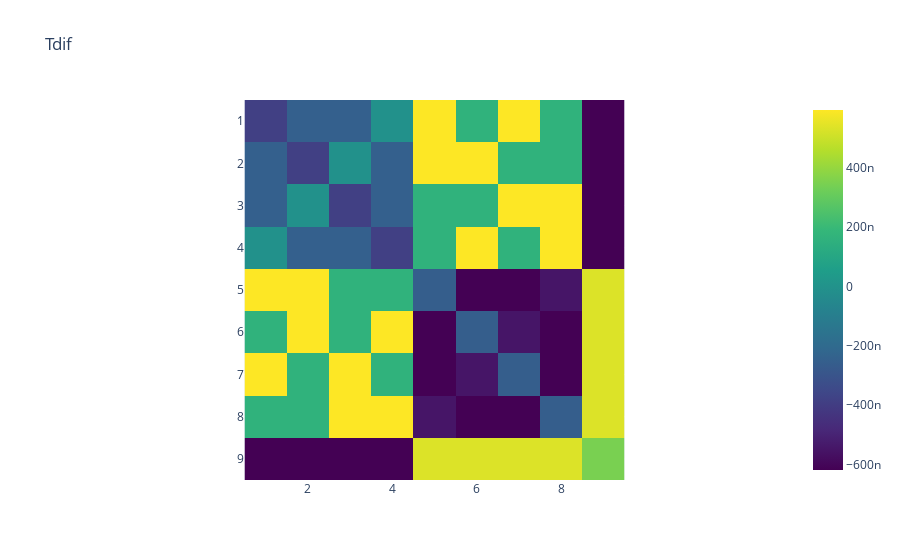
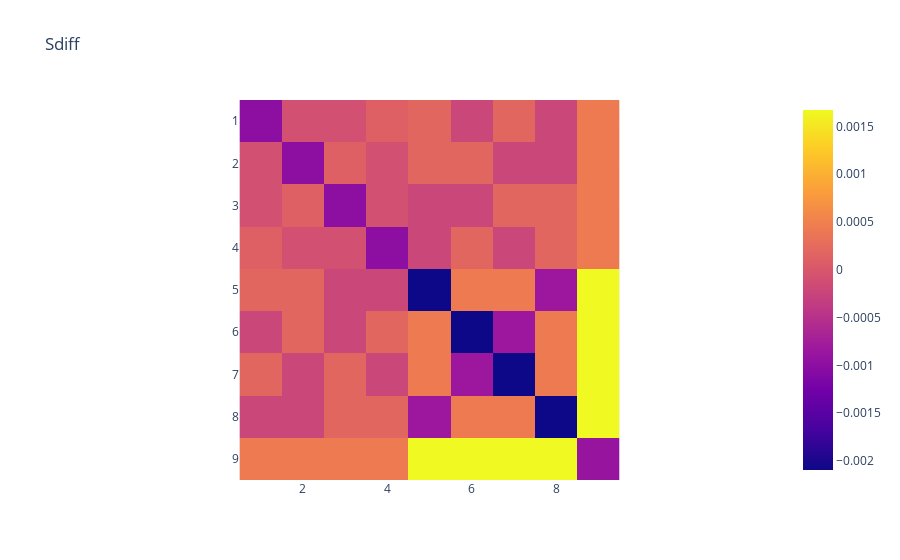
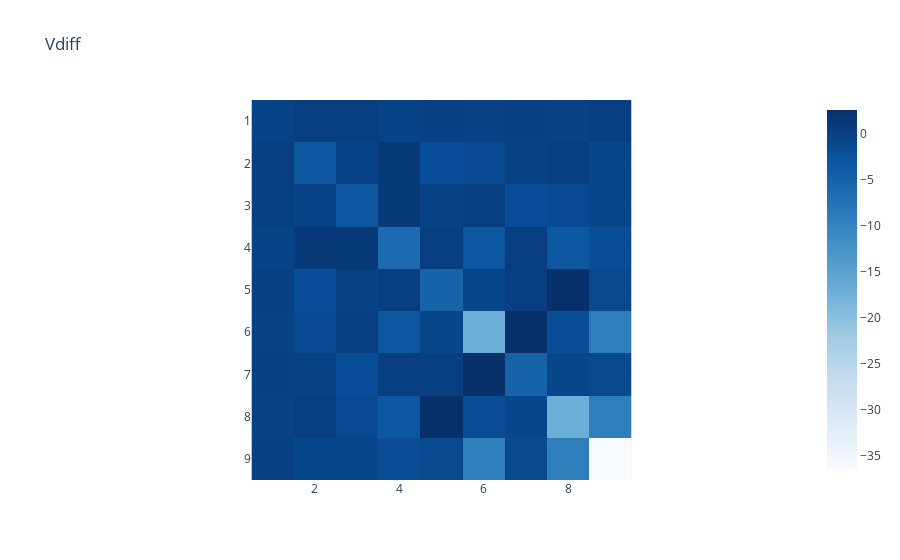

Notebook code cell kept with these figures, in order:
### Markdown cell above
<h2>Rysunek odjętych od siebie macierzy wyznaczonych i danych</h2>

### Code cell
import plotly.express as px
px.imshow(Tdif.reshape((9, 9)), x=np.unique(it), y=np.unique(jt), title='Tdif', color_continuous_scale='Viridis').show()
px.imshow(Sdiff.reshape((9, 9)), x=np.unique(Is), y=np.unique(js), title='Sdiff', color_continuous_scale='Plasma').show()
px.imshow(Vdiff.reshape((9, 9)), x=np.unique(iv), y=np.unique(jv), title='Vdiff', color_continuous_scale='Blues').show()

### Figure 1 — Plotly figure (JSON) as saved in the notebook; plotly's stock layout.template omitted (floating-point values rounded to 4 significant figures)
{"data": [{"coloraxis": "coloraxis", "hovertemplate": "x: %{x}<br>y: %{y}<br>color: %{z}<extra></extra>", "name": "0", "type": "heatmap", "x": [1, 2, 3, 4, 5, 6, 7, 8, 9], "xaxis": "x", "y": [1, 2, 3, 4, 5, 6, 7, 8, 9], "yaxis": "y", "z": [[-3.849e-07, -2.498e-07, -2.498e-07, -7.313e-09, 5.931e-07, 1.618e-07, 5.931e-07, 1.618e-07, -6.178e-07], [-2.498e-07, -3.849e-07, -7.313e-09, -2.498e-07, 5.931e-07, 5.931e-07, 1.618e-07, 1.618e-07, -6.178e-07], [-2.498e-07, -7.313e-09, -3.849e-07, -2.498e-07, 1.618e-07, 1.618e-07, 5.931e-07, 5.931e-07, -6.178e-07], [-7.313e-09, -2.498e-07, -2.498e-07, -3.849e-07, 1.618e-07, 5.931e-07, 1.618e-07, 5.931e-07, -6.178e-07], [5.931e-07, 5.931e-07, 1.618e-07, 1.618e-07, -2.572e-07, -6.178e-07, -6.178e-07, -5.486e-07, 5.317e-07], [1.618e-07, 5.931e-07, 1.618e-07, 5.931e-07, -6.178e-07, -2.572e-07, -5.486e-07, -6.178e-07, 5.317e-07], [5.931e-07, 1.618e-07, 5.931e-07, 1.618e-07, -6.178e-07, -5.486e-07, -2.572e-07, -6.178e-07, 5.317e-07], [1.618e-07, 1.618e-07, 5.931e-07, 5.931e-07, -5.486e-07, -6.178e-07, -6.178e-07, -2.572e-07, 5.317e-07], [-6.178e-07, -6.178e-07, -6.178e-07, -6.178e-07, 5.317e-07, 5.317e-07, 5.317e-07, 5.317e-07, 3.443e-07]]}], "layout": {"coloraxis": {"colorscale": [[0, "#440154"], [0.1111, "#482878"], [0.2222, "#3e4989"], [0.3333, "#31688e"], [0.4444, "#26828e"], [0.5556, "#1f9e89"], [0.6667, "#35b779"], [0.7778, "#6ece58"], [0.8889, "#b5de2b"], [1, "#fde725"]]}, "title": {"text": "Tdif"}, "xaxis": {"anchor": "y", "constrain": "domain", "domain": [0, 1], "scaleanchor": "y"}, "yaxis": {"anchor": "x", "autorange": "reversed", "constrain": "domain", "domain": [0, 1]}}}

### Figure 2 — Plotly figure (JSON) as saved in the notebook; plotly's stock layout.template omitted (floating-point values rounded to 4 significant figures)
{"data": [{"coloraxis": "coloraxis", "hovertemplate": "x: %{x}<br>y: %{y}<br>color: %{z}<extra></extra>", "name": "0", "type": "heatmap", "x": [1, 2, 3, 4, 5, 6, 7, 8, 9], "xaxis": "x", "y": [1, 2, 3, 4, 5, 6, 7, 8, 9], "yaxis": "y", "z": [[-0.0009918, -9.197e-05, -9.197e-05, 0.000108, 0.0001839, -0.0002159, 0.0001839, -0.0002159, 0.0004319], [-9.197e-05, -0.0009918, 0.000108, -9.197e-05, 0.0001839, 0.0001839, -0.0002159, -0.0002159, 0.0004319], [-9.197e-05, 0.000108, -0.0009918, -9.197e-05, -0.0002159, -0.0002159, 0.0001839, 0.0001839, 0.0004319], [0.000108, -9.197e-05, -9.197e-05, -0.0009918, -0.0002159, 0.0001839, -0.0002159, 0.0001839, 0.0004319], [0.0001839, 0.0001839, -0.0002159, -0.0002159, -0.002095, 0.0004319, 0.0004319, -0.0008359, 0.001672], [-0.0002159, 0.0001839, -0.0002159, 0.0001839, 0.0004319, -0.002095, -0.0008359, 0.0004319, 0.001672], [0.0001839, -0.0002159, 0.0001839, -0.0002159, 0.0004319, -0.0008359, -0.002095, 0.0004319, 0.001672], [-0.0002159, -0.0002159, 0.0001839, 0.0001839, -0.0008359, 0.0004319, 0.0004319, -0.002095, 0.001672], [0.0004319, 0.0004319, 0.0004319, 0.0004319, 0.001672, 0.001672, 0.001672, 0.001672, -0.0008918]]}], "layout": {"coloraxis": {"colorscale": [[0, "#0d0887"], [0.1111, "#46039f"], [0.2222, "#7201a8"], [0.3333, "#9c179e"], [0.4444, "#bd3786"], [0.5556, "#d8576b"], [0.6667, "#ed7953"], [0.7778, "#fb9f3a"], [0.8889, "#fdca26"], [1, "#f0f921"]]}, "title": {"text": "Sdiff"}, "xaxis": {"anchor": "y", "constrain": "domain", "domain": [0, 1], "scaleanchor": "y"}, "yaxis": {"anchor": "x", "autorange": "reversed", "constrain": "domain", "domain": [0, 1]}}}

### Figure 3 — Plotly figure (JSON) as saved in the notebook; plotly's stock layout.template omitted (floating-point values rounded to 4 significant figures)
{"data": [{"coloraxis": "coloraxis", "hovertemplate": "x: %{x}<br>y: %{y}<br>color: %{z}<extra></extra>", "name": "0", "type": "heatmap", "x": [1, 2, 3, 4, 5, 6, 7, 8, 9], "xaxis": "x", "y": [1, 2, 3, 4, 5, 6, 7, 8, 9], "yaxis": "y", "z": [[-0.2853, 0.3923, 0.3923, -0.1783, 0.214, 0.107, 0.214, 0.107, 0.2853], [0.3923, -3.281, -0.1783, 1.141, -1.783, -1.284, 0.107, 0.6063, -0.7133], [0.3923, -0.1783, -3.281, 1.141, 0.107, 0.6063, -1.783, -1.284, -0.7133], [-0.1783, 1.141, 1.141, -6.277, 0.6063, -3.281, 0.6063, -3.281, -1.712], [0.214, -1.783, 0.107, 0.6063, -5.136, -0.7133, 0.2853, 2.568, -1.141], [0.107, -1.284, 0.6063, -3.281, -0.7133, -17.12, 2.568, -1.712, -9.131], [0.214, 0.107, -1.783, 0.6063, 0.2853, 2.568, -5.136, -0.7133, -1.141], [0.107, 0.6063, -1.284, -3.281, 2.568, -1.712, -0.7133, -17.12, -9.131], [0.2853, -0.7133, -0.7133, -1.712, -1.141, -9.131, -1.141, -9.131, -36.52]]}], "layout": {"coloraxis": {"colorscale": [[0, "rgb(247,251,255)"], [0.125, "rgb(222,235,247)"], [0.25, "rgb(198,219,239)"], [0.375, "rgb(158,202,225)"], [0.5, "rgb(107,174,214)"], [0.625, "rgb(66,146,198)"], [0.75, "rgb(33,113,181)"], [0.875, "rgb(8,81,156)"], [1, "rgb(8,48,107)"]]}, "title": {"text": "Vdiff"}, "xaxis": {"anchor": "y", "constrain": "domain", "domain": [0, 1], "scaleanchor": "y"}, "yaxis": {"anchor": "x", "autorange": "reversed", "constrain": "domain", "domain": [0, 1]}}}
